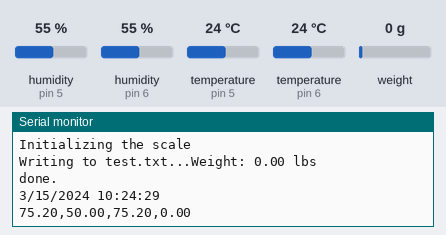
Bench run of a sketch on a simulated Arduino Uno, built with avr-gcc and run on an emulated ATmega328P. Shown: the last lines printed to the serial monitor. Inputs (shaded band) come from the test bench; at power-on: humidity (sensors on pin 5, pin 6) 55 %, temperature (sensors on pin 6, pin 5) 24 °C, weight on the scale 0 g. The local clock reads 2024-03-15 10:24:30 at power-on unless the sketch sets it; storage starts empty; no radio packets arrive unless stated.

Above: at 2.2 s.
2.3 s: humidity (sensor on pin 5) set to 22 %
At 7.1 s:
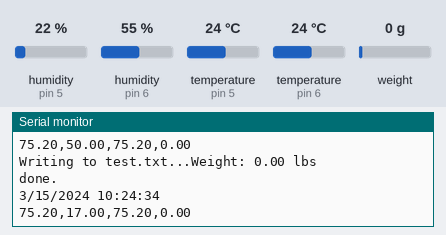
7.4 s: temperature (sensor on pin 6) set to 12 °C
At 12.2 s:
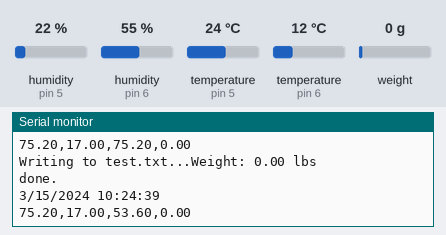
12.5 s: weight on the scale set to 100 g
At 17.4 s:
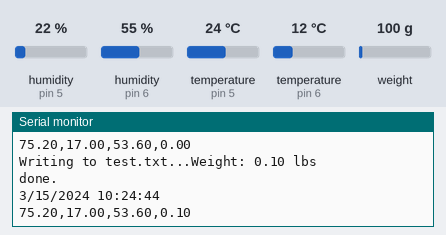
17.6 s: temperature (sensor on pin 5) set to 12 °C
At 22.5 s:
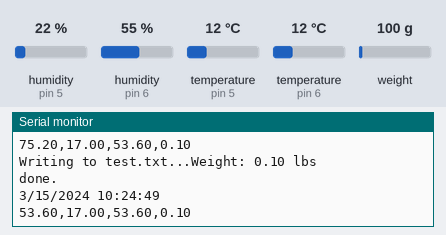
22.7 s: temperature (sensor on pin 6) set to 19 °C
At 27.6 s:
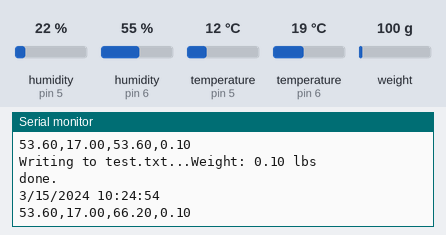
27.8 s: weight on the scale set to 1250 g
At 33.1 s:
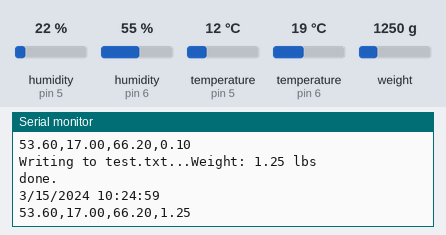
Timing chart, 0 to 33.9 s (numbered marks = the images above; inputs shaded):
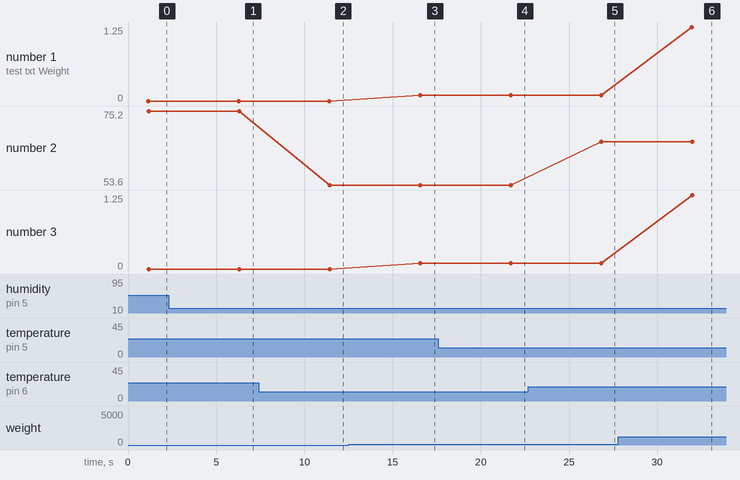

The sketch:

System_Code.ino
```cpp
#include <SPI.h>
#include <SD.h>
#include <dht.h>
#include <Arduino.h>
#include "HX711.h"
#include "RTClib.h"
#include <RF24.h>


#define Sensor1 5 // Defines the pin # the sensor inside the hive
#define Sensor2 6 // Defines the pin # the sensor outside the hive


// Pin definitions
#define CE_PIN 7
#define CSN_PIN 8

RF24 radio(CE_PIN, CSN_PIN);

RTC_PCF8523 rtc;

// Create an instance of the HX711 class
HX711 scale;
const int LOADCELL_DOUT_PIN = 2;
const int LOADCELL_SCK_PIN = 3;

const int chipSelect = 10;
File myFile;
dht DHT1;
dht DHT2;

const byte address[6] = "00001";

void setup() {
  Serial.begin(57600);

  Serial.print("Initializing SD card...");
  if (!SD.begin()) {
    Serial.println("initialization failed!");
    return;
  }
  Serial.println("initialization done.");


  #ifndef ESP8266
  while (!Serial); // wait for serial port to connect. Needed for native USB
#endif

  if (! rtc.begin()) {
    Serial.println("Couldn't find RTC");
    Serial.flush();
    while (1) delay(10);
  }

  if (! rtc.initialized() || rtc.lostPower()) {
    Serial.println("RTC is NOT initialized, let's set the time!");
    // When time needs to be set on a new device, or after a power loss, the
    // following line sets the RTC to the date & time this sketch was compiled
    rtc.adjust(DateTime(F(__DATE__), F(__TIME__)));
  }
    rtc.start();
    float drift = 43; // seconds plus or minus over oservation period - set to 0 to cancel previous calibration.
    float period_sec = (7 * 86400);  // total obsevation period in seconds (86400 = seconds in 1 day:  7 days = (7 * 86400) seconds )
    float deviation_ppm = (drift / period_sec * 1000000); //  deviation in parts per million (μs)
    float drift_unit = 4.34; // use with offset mode PCF8523_TwoHours
  // float drift_unit = 4.069; //For corrections every min the drift_unit is 4.069 ppm (use with offset mode PCF8523_OneMinute)
    int offset = round(deviation_ppm / drift_unit);
  // rtc.calibrate(PCF8523_TwoHours, offset); // Un-comment to perform calibration once drift (seconds) and observation period (seconds) are correct
  // rtc.calibrate(PCF8523_TwoHours, 0); // Un-comment to cancel previous calibration

  Serial.print("Offset is "); Serial.println(offset); // Print to control offset

// Radio

  // Start the radio
  radio.begin();

  // Set the data rate to 250 kbps
  radio.setDataRate(RF24_250KBPS);

  // Set the channel to 0
  radio.setChannel(100);

  // Set the power level to minimum
  radio.setPALevel(RF24_PA_MIN);

  // Set the address of the receiver
  radio.openWritingPipe(address);

  // Start the PCF8523 RTC
  Wire.begin();

  // Weight scale

   Serial.println("HX711 Demo");
  Serial.println("Initializing the scale");

  scale.begin(LOADCELL_DOUT_PIN, LOADCELL_SCK_PIN);

  scale.set_scale(9800);
  // this value is obtained by calibrating the scale with known weights; see the README for details
  scale.tare();               // reset the scale to 0
}

void loop() {

    DateTime now = rtc.now();

    // calculate a date which is 7 days, 12 hours and 30 seconds into the future
    DateTime future (now - TimeSpan(0,0,0,2));

    int readData1 = DHT1.read22(Sensor1); // DHT22/AM2302
    float temperature1 = DHT1.temperature;
    float humidity1 = DHT1.humidity-5;

    // Read temperature and humidity from the second sensor
    int readData2 = DHT2.read22(Sensor2); // DHT22/AM2302
    float temperature2 = DHT2.temperature;
    float humidity2 = DHT2.humidity-5;

      // Read the weight from the scale and print it to the serial monitor
    float weight = scale.get_units();

  String radiomessage1 = String(future.month()) + "/" + String(future.day()) + "/" + String(future.year()) + " " + String(future.hour()) + ":" + String(future.minute()) + ":" + String(future.second());

  char charArray1[radiomessage1.length() + 1];
  radiomessage1.toCharArray(charArray1, radiomessage1.length() + 1);
  radio.write(charArray1, sizeof(charArray1));

  String radiomessage2 = String((temperature1 * 9.0) / 5.0 + 32.0) + ","+ String(humidity1) + ","+ String((temperature2 * 9.0) / 5.0 + 32.0) + "," + String(weight);

  char charArray2[radiomessage2.length() + 1];
  radiomessage2.toCharArray(charArray2, radiomessage2.length() + 1);
  radio.write(charArray2, sizeof(charArray2));

  // Open the file for writing
  myFile = SD.open("test.txt", FILE_WRITE);
  if (myFile) {
    Serial.print("Writing to test.txt...");
    // Read temperature and humidity from the first sensor
    Serial.print("Weight: ");
    Serial.print(weight);
    Serial.println(" lbs");

    myFile.print(future.year(), DEC);
    myFile.print('/');
    myFile.print(future.month(), DEC);
    myFile.print('/');
    myFile.print(future.day(), DEC);
    myFile.print(' ');
    myFile.print(future.hour(), DEC);
    myFile.print(':');
    myFile.print(future.minute(), DEC);
    myFile.print(':');
    myFile.print(future.second(), DEC);
    myFile.print(",");

    // Write temperature and humidity from the first sensor to file
    // myFile.print("Inside Hive - Temperature: ");
    myFile.print((temperature1 * 9.0) / 5.0 + 32.0); // Celsius to Fahrenheit
    // myFile.print(" F\tHumidity: ");
    myFile.print(",");
    myFile.print(humidity1);
    // myFile.println("%");

    // Write temperature and humidity from the second sensor to file
    // myFile.print("Outside Hive - Temperature: ");
    myFile.print(",");
    myFile.print((temperature2 * 9.0) / 5.0 + 32.0); // Celsius to Fahrenheit
    // myFile.println("%");

    // myFile.print("Weight: ");
    myFile.print(",");
    myFile.print(weight);
    myFile.println();

    // Close the file
    myFile.close();
    Serial.println("done.");
  } else {
    Serial.println("error opening test.txt for writing");
  }

  Serial.println(String(future.month()) + "/" + String(future.day()) + "/" + String(future.year()) + " " + String(future.hour()) + ":" + String(future.minute()) + ":" + String(future.second()));

  Serial.println(String((temperature1 * 9.0) / 5.0 + 32.0) + ","+ String(humidity1) + ","+ String((temperature2 * 9.0) / 5.0 + 32.0) + "," + String(weight));


  delay(5000); // Wait for 5 seconds before repeating the loop
}
```

Measured:
- after the input at 2.3 s, the serial monitor: prints a new line after 4.0 s (image 1)
- after the input at 7.4 s, the serial monitor: prints a new line after 4.0 s (image 2)
- after the input at 12.5 s, the serial monitor: prints a new line after 4.1 s (image 3)
- after the input at 17.6 s, the serial monitor: prints a new line after 4.1 s (image 4)
- after the input at 22.7 s, the serial monitor: prints a new line after 4.1 s (image 5)
- after the input at 27.8 s, the serial monitor: prints a new line after 4.2 s (image 6)
- plotted number 1: 0 → 0.1 after the input at 12.5 s, 0.1 → 1.25 after the input at 27.8 s
- plotted number 2: 75.2 → 53.6 after the input at 7.4 s, 53.6 → 66.2 after the input at 22.7 s
